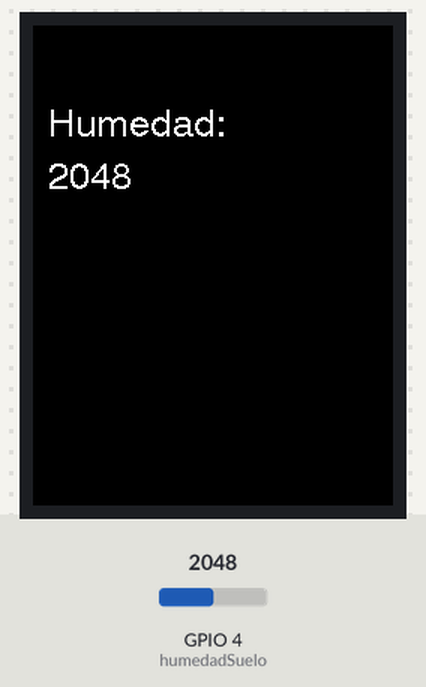
This sketch was run on a simulated ESP32. Shown: 240×320 colour display. Inputs (shaded band) come from the test bench; at power-on: GPIO 4 (humedadSuelo) = 2048. What the sketch prints to the serial monitor is not drawn.

Above: at 1.4 s.
1.5 s: GPIO 4 (humedadSuelo) set to 2866
At 2.7 s:
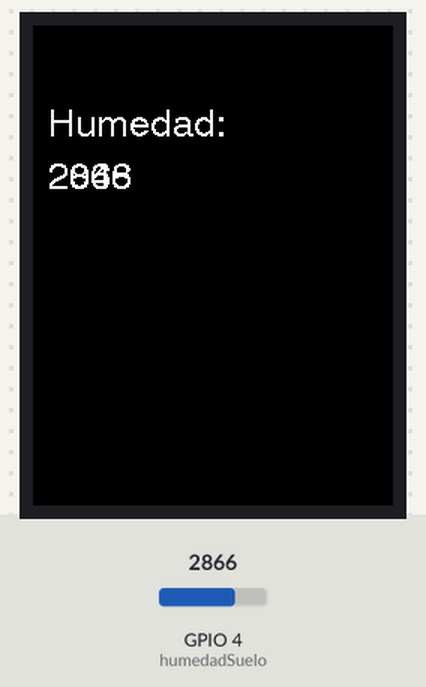
3.0 s: GPIO 4 (humedadSuelo) set to 3603
4.5 s: GPIO 4 (humedadSuelo) set to 4095
At 5.2 s:
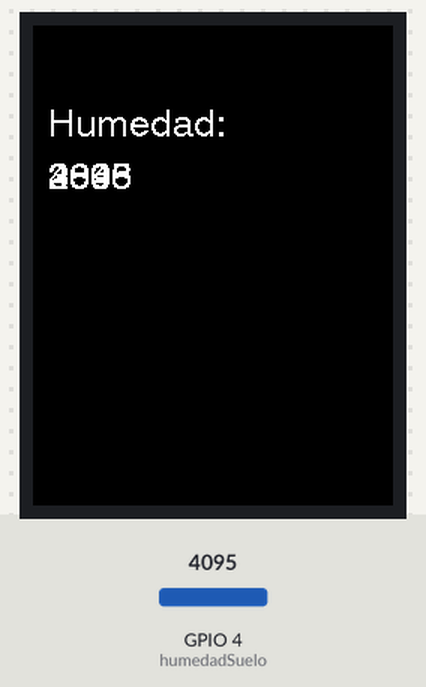
Timing chart, 0 to 6.9 s (numbered marks = the images above; inputs shaded):
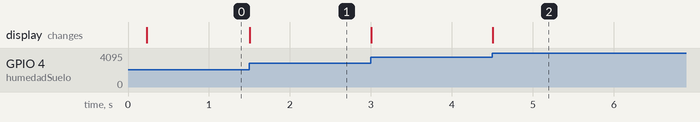

Measured:
- after the input at 1.5 s, the display: changes at once (image 1)
- after the input at 4.5 s, the display: changes at once (image 2)

The sketch:

medidorDeHumedadTierraConPantallaTFT.ino
```cpp
#include <TFT_eSPI.h>
#include <SPI.h>

const int humedadSuelo = 4;
int valorHumedad;

TFT_eSPI tft = TFT_eSPI();

void setup() {
  // put your setup code here, to run once:
  Serial.begin(115200);
  pinMode(humedadSuelo, INPUT);
  tft.init();
  tft.fillScreen(TFT_BLACK);
}

void loop() {
  // put your main code here, to run repeatedly:
  valorHumedad = analogRead(humedadSuelo);

  Serial.print("Humedad del suelo: ");
  Serial.print(valorHumedad);
  Serial.print(" %\n");

  tft.drawString("Humedad: ", 10,55,4);
  tft.drawString(String(valorHumedad), 10,90,4);
}
```
